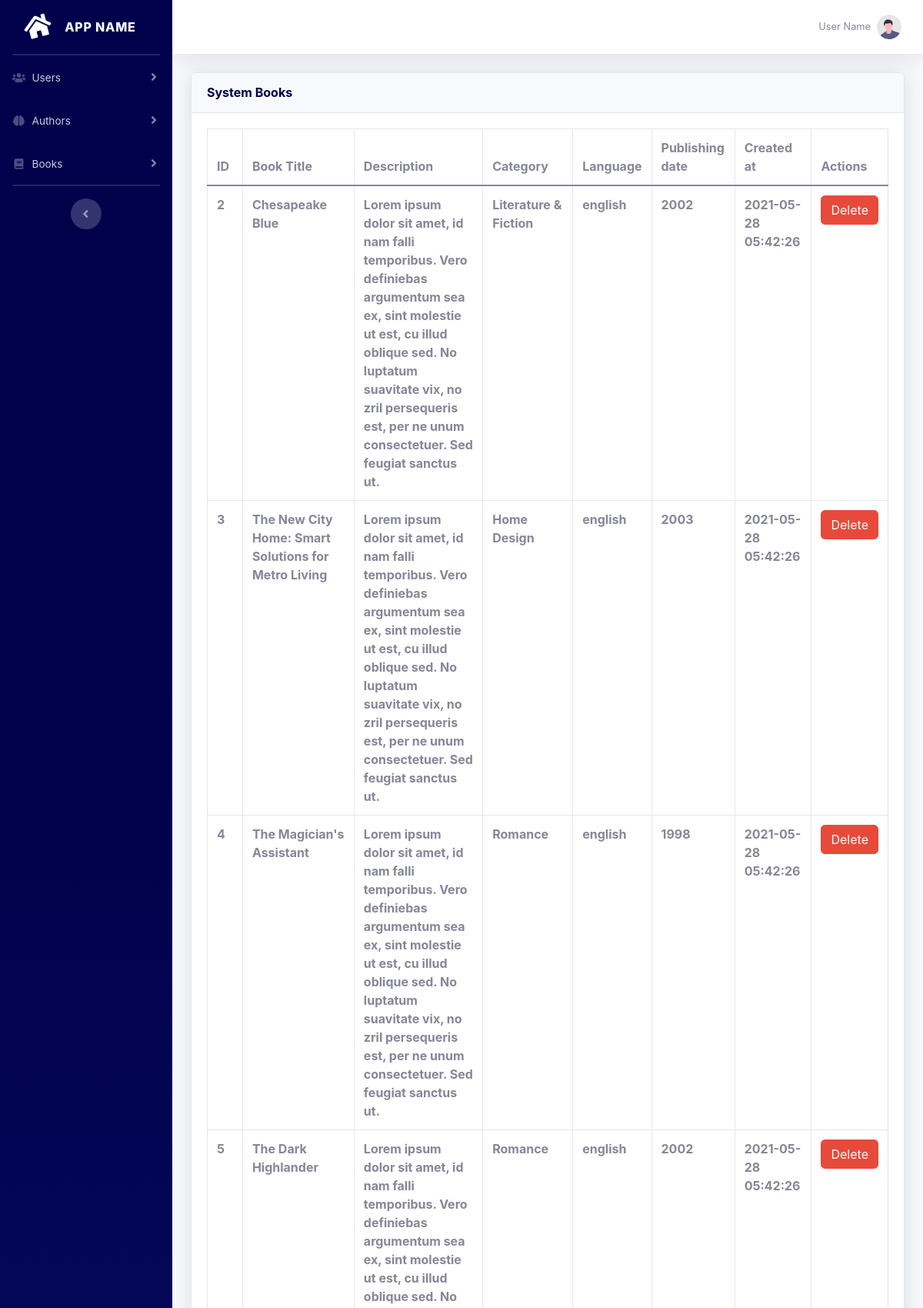
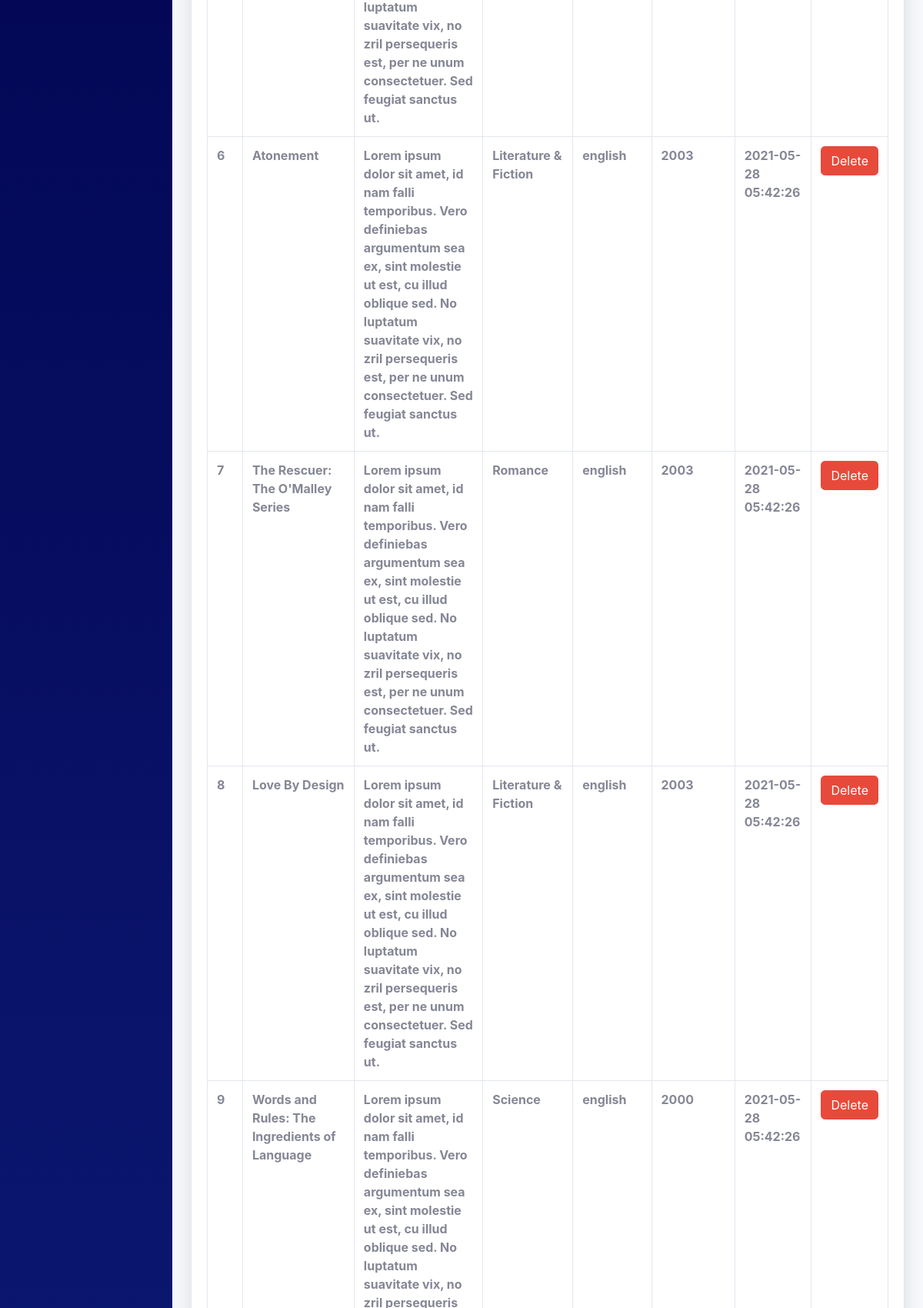
/dashboard.php?dashpage=book_table (signed in, upper part), run on the app's committed database (2 pictures, top to bottom).
### tables this page shows
CREATE TABLE `books` (
  `book_id` smallint(6) NOT NULL,
  `title` text NOT NULL,
  `category` varchar(100) NOT NULL,
  `published_at` text NOT NULL,
  `book_description` text NOT NULL,
  `book_cover` text NOT NULL,
  `created_at` datetime NOT NULL DEFAULT current_timestamp(),
  `book_language` varchar(50) NOT NULL
);

### backend/functions.php (called while the page is built, shortened)
<?php
  function get_data($table, $fields, $parameters=null, $condition=null, $limit=null, $order=null) {
    global $db_connect;
    $query = "SELECT $fields
              FROM $table
              $condition
              $limit
              $order";
    $query = $db_connect->prepare($query);
    $query->execute();
    return $query->fetchAll();
  }
?>

### book_table.php (the view, shortened to what this page needs)
<?php
  $books = get_data(
    "books",
    "book_id,title,book_description,category,book_language, published_at,created_at"
  );
?>
<div class="container-fluid">
  <div class="card shadow mb-4">
    <div class="card-header py-3">
      <h6 class="m-0 font-weight-bold text-primary">System Books</h6>
    </div>
    <div class="card-body">
      <div class="table-responsive">
        <table class="table table-bordered" id="dataTable" width="100%" cellspacing="0">
          <thead>
            <tr>
              <th>ID</th>
              <th>Book Title</th>
              <th>Description</th>
              <th>Category</th>
              <th>Language</th>
              <th>Publishing date</th>
              <th>Created at</th>
              <th>Actions</th>
            </tr>
          </thead>
          <tbody>
            <?php
            foreach ($books as $book){
              echo "<tr>";
                foreach ($book as $field){
                  echo "<th>" . $field . "</th>";
                }
                echo "<th>";
                echo "<a class='btn btn-danger' href='?dashpage=book_table&action=delete&id=". $book['book_id'] . "'>Delete</a>";
                echo "</th>";
              echo "</tr>";
            }
          ?>
          </tbody>
        </table>
      </div>
    </div>
  </div>
</div>

### data on the page
books: book_id "2", title "Chesapeake Blue", book_description "Lorem ipsum dolor sit amet, id nam falli temporibus. Vero definiebas argumentum sea ex, sint molestie ut est, cu illud oblique sed. No luptatum suavitate vix, no zril persequeris est, per ne unum consectetuer. Sed feugiat sanctus ut.", category "Literature & Fiction", book_language "english", published_at "2002", created_at "2021-05-28 05:42:26"
books: book_id "3", title "The New City Home: Smart Solutions for Metro Living", book_description "Lorem ipsum dolor sit amet, id nam falli temporibus. Vero definiebas argumentum sea ex, sint molestie ut est, cu illud oblique sed. No luptatum suavitate vix, no zril persequeris est, per ne unum consectetuer. Sed feugiat sanctus ut.", category "Home Design", book_language "english", published_at "2003", created_at "2021-05-28 05:42:26"
books: book_id "4", title "The Magician's Assistant", book_description "Lorem ipsum dolor sit amet, id nam falli temporibus. Vero definiebas argumentum sea ex, sint molestie ut est, cu illud oblique sed. No luptatum suavitate vix, no zril persequeris est, per ne unum consectetuer. Sed feugiat sanctus ut.", category "Romance", book_language "english", published_at "1998", created_at "2021-05-28 05:42:26"
books: book_id "5", title "The Dark Highlander", book_description "Lorem ipsum dolor sit amet, id nam falli temporibus. Vero definiebas argumentum sea ex, sint molestie ut est, cu illud oblique sed. No luptatum suavitate vix, no zril persequeris est, per ne unum consectetuer. Sed feugiat sanctus ut.", category "Romance", book_language "english", published_at "2002", created_at "2021-05-28 05:42:26"
books: book_id "6", title "Atonement", book_description "Lorem ipsum dolor sit amet, id nam falli temporibus. Vero definiebas argumentum sea ex, sint molestie ut est, cu illud oblique sed. No luptatum suavitate vix, no zril persequeris est, per ne unum consectetuer. Sed feugiat sanctus ut.", category "Literature & Fiction", book_language "english", published_at "2003", created_at "2021-05-28 05:42:26"
books: book_id "7", title "The Rescuer: The O'Malley Series", book_description "Lorem ipsum dolor sit amet, id nam falli temporibus. Vero definiebas argumentum sea ex, sint molestie ut est, cu illud oblique sed. No luptatum suavitate vix, no zril persequeris est, per ne unum consectetuer. Sed feugiat sanctus ut.", category "Romance", book_language "english", published_at "2003", created_at "2021-05-28 05:42:26"
books: book_id "8", title "Love By Design", book_description "Lorem ipsum dolor sit amet, id nam falli temporibus. Vero definiebas argumentum sea ex, sint molestie ut est, cu illud oblique sed. No luptatum suavitate vix, no zril persequeris est, per ne unum consectetuer. Sed feugiat sanctus ut.", category "Literature & Fiction", book_language "english", published_at "2003", created_at "2021-05-28 05:42:26"
books: book_id "9", title "Words and Rules: The Ingredients of Language", category "Science", book_language "english", published_at "2000", created_at "2021-05-28 05:42:26"
